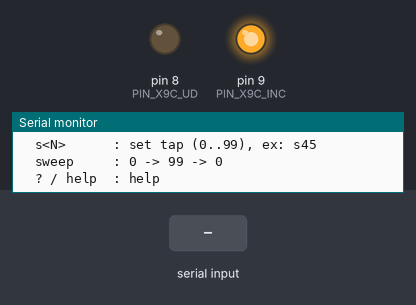
Bench run of a sketch on a simulated Arduino Uno, built with avr-gcc and run on an emulated ATmega328P. On the bench: output pins drawn as LEDs (lit = HIGH), the last lines printed to the serial monitor. The inputs (shaded band) are chosen by the test bench. Pins used as bus, display or sensor lines are not drawn.

Above: at 1.7 s.
1.8 s: "sweep\n" received over Serial
At 1.9 s:
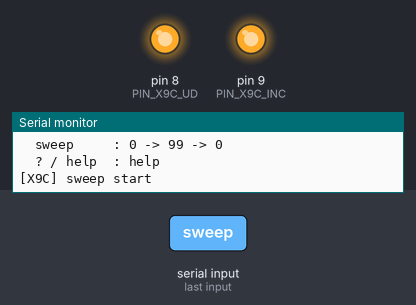
3.5 s: "+\n" received over Serial
At 3.9 s:
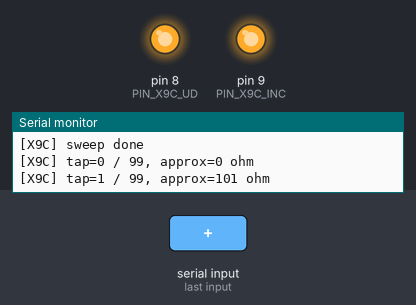
5.0 s: "-\n" received over Serial
At 6.2 s:
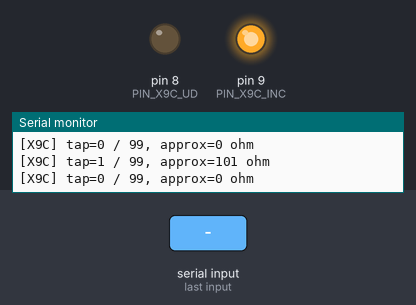
Timing chart, 0 to 8.0 s (numbered marks = the images above; inputs shaded):
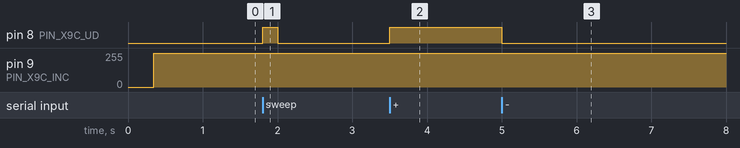

The sketch:

x9c103s_controller.ino
```cpp
/*
  X9C103S controller (Arduino UNO)
  - Serial command based wiper control
  - Pins: INC, U/D, CS

  Serial monitor: 115200 baud
*/

#include <Arduino.h>

// --------------------------- Pin assignment ---------------------------
static const uint8_t PIN_X9C_INC = 9;
static const uint8_t PIN_X9C_UD = 8;
static const uint8_t PIN_X9C_CS = 10;

// --------------------------- Config ---------------------------
static const uint16_t X9C_PULSE_US = 5;
static const uint16_t X9C_STEP_DELAY_MS = 2;
static const int X9C_MAX_TAP = 99;
static const long X9C_TOTAL_OHMS = 10000L;  // X9C103S = 10k
static const bool CALIBRATE_TO_MIN_ON_BOOT = true;

// --------------------------- Runtime ---------------------------
static int g_currentTap = -1;

// --------------------------- Utility ---------------------------
void printStatus() {
  long approxOhm = (X9C_TOTAL_OHMS * (long)g_currentTap) / X9C_MAX_TAP;
  Serial.print(F("[X9C] tap="));
  Serial.print(g_currentTap);
  Serial.print(F(" / "));
  Serial.print(X9C_MAX_TAP);
  Serial.print(F(", approx="));
  Serial.print(approxOhm);
  Serial.println(F(" ohm"));
}

void printHelp() {
  Serial.println();
  Serial.println(F("=== X9C103S command list ==="));
  Serial.println(F("  r         : status"));
  Serial.println(F("  +         : tap +1"));
  Serial.println(F("  -         : tap -1"));
  Serial.println(F("  min       : tap 0"));
  Serial.println(F("  max       : tap 99"));
  Serial.println(F("  s<N>      : set tap (0..99), ex: s45"));
  Serial.println(F("  sweep     : 0 -> 99 -> 0"));
  Serial.println(F("  ? / help  : help"));
  Serial.println();
}

// --------------------------- X9C103S control ---------------------------
void x9cPulseInc() {
  digitalWrite(PIN_X9C_INC, HIGH);
  delayMicroseconds(X9C_PULSE_US);
  digitalWrite(PIN_X9C_INC, LOW);
  delayMicroseconds(X9C_PULSE_US);
  digitalWrite(PIN_X9C_INC, HIGH);
}

void x9cStepRaw(bool up) {
  digitalWrite(PIN_X9C_CS, LOW);
  digitalWrite(PIN_X9C_UD, up ? HIGH : LOW);
  delayMicroseconds(X9C_PULSE_US);
  x9cPulseInc();
  delay(X9C_STEP_DELAY_MS);
  digitalWrite(PIN_X9C_CS, HIGH);  // Store new position to NVM
  delayMicroseconds(X9C_PULSE_US);
}

void x9cMoveToMin() {
  // Over-step so the internal counter surely reaches 0.
  digitalWrite(PIN_X9C_CS, LOW);
  digitalWrite(PIN_X9C_UD, LOW);
  delayMicroseconds(X9C_PULSE_US);
  for (int i = 0; i < 120; ++i) {
    x9cPulseInc();
    delay(X9C_STEP_DELAY_MS);
  }
  digitalWrite(PIN_X9C_CS, HIGH);
  delayMicroseconds(X9C_PULSE_US);
  g_currentTap = 0;
}

void x9cSetTap(int target) {
  if (target < 0) target = 0;
  if (target > X9C_MAX_TAP) target = X9C_MAX_TAP;

  if (g_currentTap < 0) {
    x9cMoveToMin();
  }

  while (g_currentTap < target) {
    x9cStepRaw(true);
    g_currentTap++;
  }
  while (g_currentTap > target) {
    x9cStepRaw(false);
    g_currentTap--;
  }
}

void x9cStep(int delta) {
  if (g_currentTap < 0) {
    x9cMoveToMin();
  }
  x9cSetTap(g_currentTap + delta);
}

void x9cSweepDemo() {
  Serial.println(F("[X9C] sweep start"));
  x9cSetTap(0);
  for (int i = 1; i <= X9C_MAX_TAP; ++i) {
    x9cSetTap(i);
  }
  for (int i = X9C_MAX_TAP - 1; i >= 0; --i) {
    x9cSetTap(i);
  }
  Serial.println(F("[X9C] sweep done"));
}

// --------------------------- Serial command ---------------------------
bool isUnsignedNumber(const String &s) {
  if (s.length() == 0) return false;
  for (size_t i = 0; i < s.length(); ++i) {
    if (!isDigit(s[i])) return false;
  }
  return true;
}

void handleCommand(const String &lineRaw) {
  if (lineRaw.length() == 0) return;

  String line = lineRaw;
  line.trim();
  if (line.length() == 0) return;

  String cmd = line;
  cmd.toLowerCase();

  if (cmd == "?" || cmd == "help") {
    printHelp();
    return;
  }
  if (cmd == "r") {
    printStatus();
    return;
  }
  if (cmd == "+") {
    x9cStep(+1);
    printStatus();
    return;
  }
  if (cmd == "-") {
    x9cStep(-1);
    printStatus();
    return;
  }
  if (cmd == "min") {
    x9cSetTap(0);
    printStatus();
    return;
  }
  if (cmd == "max") {
    x9cSetTap(X9C_MAX_TAP);
    printStatus();
    return;
  }
  if (cmd == "sweep") {
    x9cSweepDemo();
    printStatus();
    return;
  }
  if (cmd.startsWith("s")) {
    String n = cmd.substring(1);
    n.trim();
    if (isUnsignedNumber(n)) {
      x9cSetTap(n.toInt());
      printStatus();
      return;
    }
  }

  Serial.print(F("[ERR] unknown command: "));
  Serial.println(lineRaw);
}

void pollSerial() {
  if (!Serial.available()) return;
  String line = Serial.readStringUntil('\n');
  line.trim();
  handleCommand(line);
}

// --------------------------- Arduino ---------------------------
void setup() {
  Serial.begin(115200);
  delay(300);

  pinMode(PIN_X9C_INC, OUTPUT);
  pinMode(PIN_X9C_UD, OUTPUT);
  pinMode(PIN_X9C_CS, OUTPUT);
  digitalWrite(PIN_X9C_INC, HIGH);
  digitalWrite(PIN_X9C_UD, HIGH);
  digitalWrite(PIN_X9C_CS, HIGH);

  if (CALIBRATE_TO_MIN_ON_BOOT) {
    x9cMoveToMin();
  } else {
    g_currentTap = 0;
  }

  Serial.println(F("[BOOT] X9C103S controller ready"));
  printStatus();
  printHelp();
}

void loop() {
  pollSerial();
}
```

Measured:
- after the input at 1.8 s, pin 8 (PIN_X9C_UD): LOW → HIGH at once, → LOW 0.20 s later
- after the input at 3.5 s, pin 8 (PIN_X9C_UD): LOW → HIGH at once
- after the input at 5.0 s, pin 8 (PIN_X9C_UD): HIGH → LOW at once
